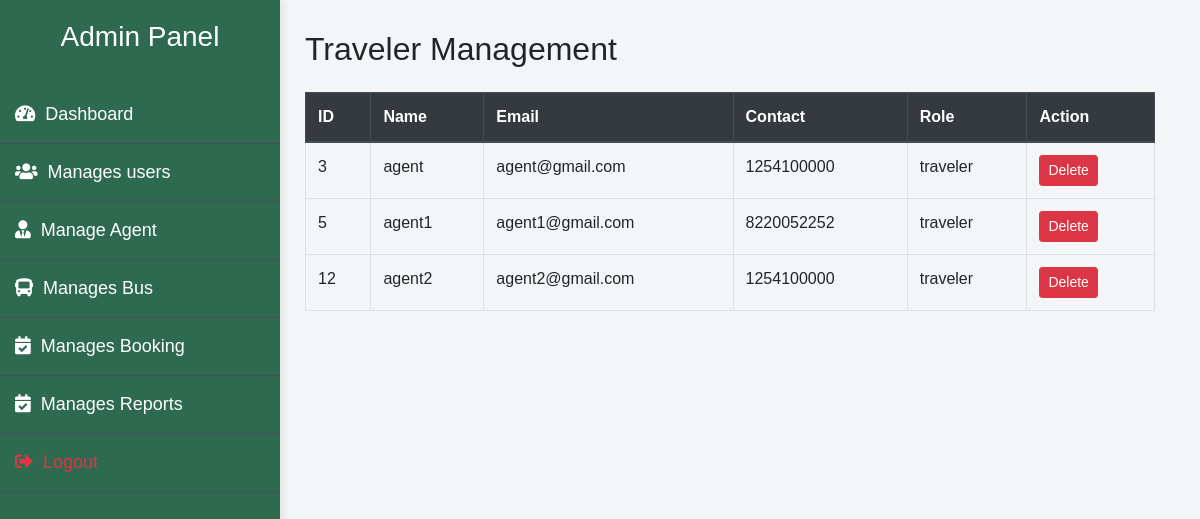
The page /admin_traveller-management.php (signed in) on the database its author committed.
### tables this page shows
CREATE TABLE `users` (
  `id` int(11) NOT NULL,
  `name` varchar(255) NOT NULL,
  `email` varchar(255) NOT NULL,
  `contact` varchar(15) DEFAULT NULL,
  `password` varchar(255) NOT NULL,
  `role` enum('customer','admin','traveler') DEFAULT 'customer',
  `is_verified` tinyint(1) DEFAULT 0
);

### admin_traveller-management.php (the view, shortened to what this page needs)
<?php
include 'config.php';
$result = $conn->query("SELECT * FROM users WHERE role = 'traveler'");
?>
<!DOCTYPE html>
<html lang="en">
<head>
    <link href="https://stackpath.bootstrapcdn.com/bootstrap/4.3.1/css/bootstrap.min.css" rel="stylesheet">
</head>
<body>
<?php include "admin_navbar.php"; ?>
<div class="content">
<div class="container">
    <h2 class="mb-4">Traveler Management</h2>
    <table class="table table-bordered">
        <thead class="thead-dark">
            <tr>
                <th>ID</th>
                <th>Name</th>
                <th>Email</th>
                <th>Contact</th>
                <th>Role</th>
                <th>Action</th>
            </tr>
        </thead>
        <tbody>
            <?php while ($row = $result->fetch_assoc()): ?>
                <tr>
                    <td><?php echo htmlspecialchars($row['id']); ?></td>
                    <td><?php echo htmlspecialchars($row['name']); ?></td>
                    <td><?php echo htmlspecialchars($row['email']); ?></td>
                    <td><?php echo htmlspecialchars($row['contact']); ?></td>
                    <td><?php echo htmlspecialchars($row['role']); ?></td>
                    <td>
                        <a href="admin_traveller-management.php?delete=<?php echo $row['id']; ?>" class="btn btn-danger btn-sm"
                           onclick="return confirm('Are you sure you want to delete this user?');">Delete</a>
                    </td>
                </tr>
            <?php endwhile; ?>
        </tbody>
    </table>
</div>
</body>
</html>

### admin_navbar.php (style rules this page uses)
body { font-family: 'Arial', sans-serif; background-color: #f4f5f7; margin: 0; }
.content { margin-left: 260px; padding: 30px; }

### rows shown on the page
users: id "3", name "agent", email "agent@gmail.com", contact "1254100000", role "traveler"
users: id "5", name "agent1", email "agent1@gmail.com", contact "8220052252", role "traveler"
users: id "12", name "agent2", email "agent2@gmail.com", contact "1254100000", role "traveler"
